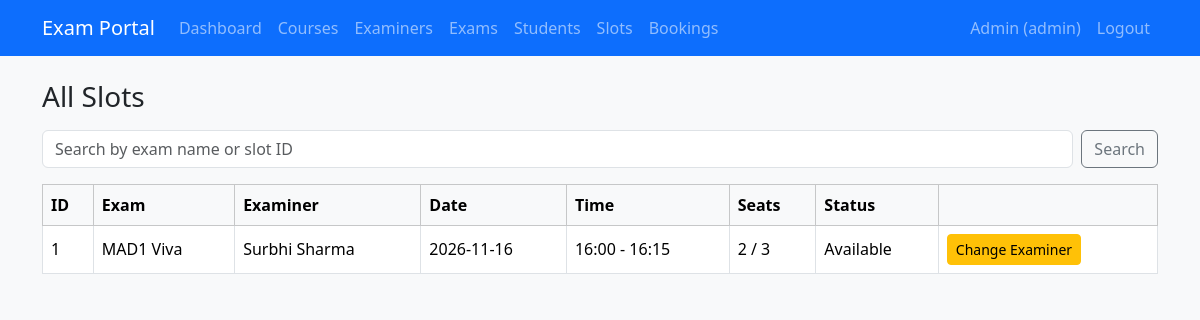
The page /admin/slots (signed in) on the database its author committed.
### models.py (models this page shows)
class User(UserMixin, db.Model):
    id = db.Column(db.Integer, primary_key=True)
    name = db.Column(db.String(100), nullable=False)
    email = db.Column(db.String(120), unique=True, nullable=False)
    password = db.Column(db.String(200), nullable=False)
    role = db.Column(db.String(20), nullable=False)  # admin / examiner / student
    contact = db.Column(db.String(20))
    department = db.Column(db.String(100))           # examiner ke liye
    is_approved = db.Column(db.Boolean, default=False)  # examiner approval
    is_active_user = db.Column(db.Boolean, default=True)

class Slot(db.Model):
    id = db.Column(db.Integer, primary_key=True)
    exam_id = db.Column(db.Integer, db.ForeignKey('exam.id'), nullable=False)
    examiner_id = db.Column(db.Integer, db.ForeignKey('user.id'), nullable=False)
    date = db.Column(db.Date, nullable=False)
    start_time = db.Column(db.Time, nullable=False)
    end_time = db.Column(db.Time, nullable=False)
    capacity = db.Column(db.Integer, nullable=False)
    available_seats = db.Column(db.Integer, nullable=False)
    status = db.Column(db.String(20), default='Available')
    exam = db.relationship('Exam')
    examiner = db.relationship('User')

class Exam(db.Model):
    id = db.Column(db.Integer, primary_key=True)
    course_id = db.Column(db.Integer, db.ForeignKey('course.id'), nullable=False)
    examiner_id = db.Column(db.Integer, db.ForeignKey('user.id'))  # assigned examiner
    name = db.Column(db.String(100), nullable=False)
    exam_type = db.Column(db.String(30))   # Viva / Practical / Project Demo / Assessment
    duration = db.Column(db.Integer)       # minutes
    max_marks = db.Column(db.Integer)
    slot_create_start = db.Column(db.Date)
    slot_create_end = db.Column(db.Date)
    booking_start = db.Column(db.Date)
    booking_end = db.Column(db.Date)
    status = db.Column(db.String(20), default='Draft')
    results_published = db.Column(db.Boolean, default=False)
    course = db.relationship('Course')
    examiner = db.relationship('User')

### app.py (the view)
@app.route('/admin/slots')
@role_required('admin')
def admin_slots():
    q = request.args.get('q', '').strip()
    query = Slot.query.join(Exam, Slot.exam_id == Exam.id)
    if q:
        if q.isdigit():
            query = query.filter(Slot.id == int(q))
        else:
            query = query.filter(Exam.name.ilike(f'%{q}%'))
    slots = query.order_by(Slot.date, Slot.start_time).all()
    return render_template('admin/slots.html', slots=slots, q=q)

### app.py (called while the page is built)
@login_manager.user_loader
def load_user(user_id):
    return db.session.get(User, int(user_id))

def role_required(role):
    def decorator(f):
        @wraps(f)
        def wrapper(*args, **kwargs):
            if not current_user.is_authenticated:
                return redirect(url_for('login'))
            if current_user.role != role:
                flash('Access denied.', 'danger')
                return redirect(url_for('home'))
            return f(*args, **kwargs)
        return wrapper
    return decorator

### templates/admin/slots.html
{% extends 'base.html' %}
{% block content %}
<h3 class="mb-3">All Slots</h3>
<form class="mb-3 d-flex gap-2" method="GET">
  <input name="q" value="{{ q }}" class="form-control" placeholder="Search by exam name or slot ID">
  <button class="btn btn-outline-secondary">Search</button>
</form>
<table class="table table-bordered bg-white align-middle">
  <thead class="table-light">
    <tr><th>ID</th><th>Exam</th><th>Examiner</th><th>Date</th><th>Time</th><th>Seats</th><th>Status</th><th></th></tr>
  </thead>
  <tbody>
  {% for s in slots %}
    <tr>
      <td>{{ s.id }}</td><td>{{ s.exam.name }}</td><td>{{ s.examiner.name }}</td><td>{{ s.date }}</td>
      <td>{{ s.start_time.strftime('%H:%M') }} - {{ s.end_time.strftime('%H:%M') }}</td>
      <td>{{ s.available_seats }} / {{ s.capacity }}</td><td>{{ s.status }}</td>
      <td>
        {% if s.status not in ['Cancelled', 'Completed'] %}
        <a href="{{ url_for('change_slot_examiner', sid=s.id) }}" class="btn btn-sm btn-warning">Change Examiner</a>
        {% endif %}
      </td>
    </tr>
  {% else %}<tr><td colspan="8" class="text-center">Koi slot nahi mila.</td></tr>{% endfor %}
  </tbody>
</table>
{% endblock %}

### templates/base.html (shortened to what this page needs)
<!DOCTYPE html>
<html lang="en">
<head>
  <link href="https://cdn.jsdelivr.net/npm/bootstrap@5.3.3/dist/css/bootstrap.min.css" rel="stylesheet">
</head>
<body class="bg-light">
  <nav class="navbar navbar-expand navbar-dark bg-primary mb-4">
    <div class="container">
      <a class="navbar-brand" href="{{ url_for('home') }}">Exam Portal</a>
      {% if current_user.is_authenticated and current_user.role == 'admin' %}
      <ul class="navbar-nav me-auto">
        <li class="nav-item"><a class="nav-link" href="{{ url_for('admin_dashboard') }}">Dashboard</a></li>
        <li class="nav-item"><a class="nav-link" href="{{ url_for('admin_courses') }}">Courses</a></li>
        <li class="nav-item"><a class="nav-link" href="{{ url_for('admin_examiners') }}">Examiners</a></li>
        <li class="nav-item"><a class="nav-link" href="{{ url_for('admin_exams') }}">Exams</a></li>
        <li class="nav-item"><a class="nav-link" href="{{ url_for('admin_students') }}">Students</a></li>
        <li class="nav-item"><a class="nav-link" href="{{ url_for('admin_slots') }}">Slots</a></li>
        <li class="nav-item"><a class="nav-link" href="{{ url_for('admin_bookings') }}">Bookings</a></li>
      </ul>
      {% endif %}
      <ul class="navbar-nav ms-auto">
        {% if current_user.is_authenticated %}
        <li class="nav-item"><span class="nav-link">{{ current_user.name }} ({{ current_user.role }})</span></li>
        <li class="nav-item"><a class="nav-link" href="{{ url_for('logout') }}">Logout</a></li>
        {% else %}
        <li class="nav-item"><a class="nav-link" href="{{ url_for('login') }}">Login</a></li>
        <li class="nav-item"><a class="nav-link" href="{{ url_for('register') }}">Register</a></li>
        {% endif %}
      </ul>
    </div>
  </nav>
  <div class="container">
    {% block content %}{% endblock %}
  </div>
</body>
</html>

### rows shown on the page
User: name "Admin", role "admin"
Slot: id "1", exam.name "MAD1 Viva", examiner.name "Surbhi Sharma", date "2026-11-16", start_time "16:00", end_time "16:15", available_seats "2", capacity "3", status "Available"
